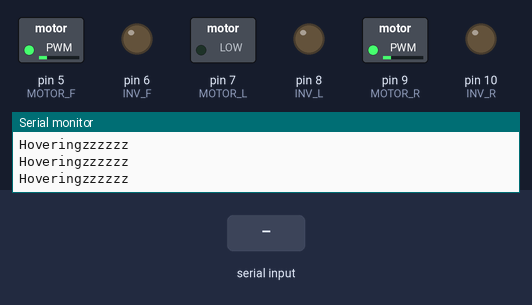
A sketch run on a simulated Arduino Uno, built with avr-gcc and run on an emulated ATmega328P. Parts: switched loads named in the sketch (green lamp = pin HIGH), output pins drawn as LEDs (lit = HIGH), the last lines printed to the serial monitor. The test bench sets the inputs (shaded band).

Above: at 1.2 s.
1.3 s: "30,150\n" received over Serial
At 1.52 s:
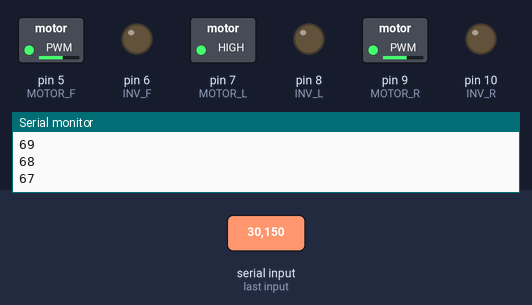
3.2 s: byte 1 (1) received over Serial
At 4.4 s:
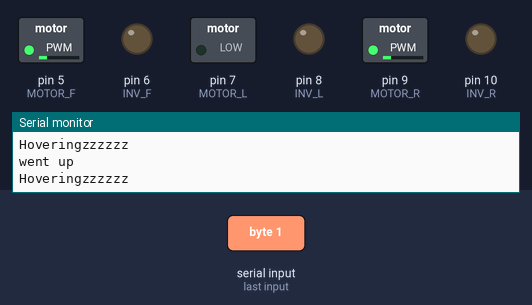
4.7 s: "2\n" received over Serial
At 5.4 s:
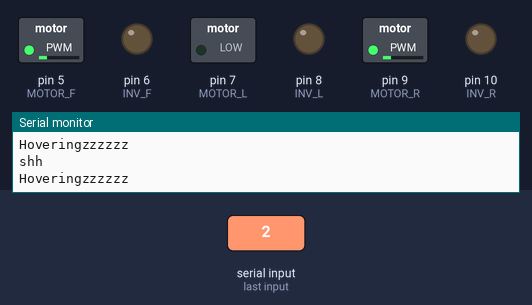
6.2 s: "4\n" received over Serial
At 7.4 s:
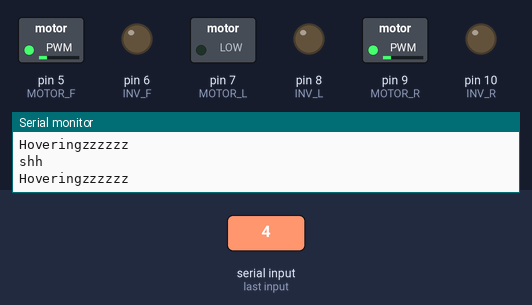
7.7 s: byte 2 (2) received over Serial
At 9.2 s:
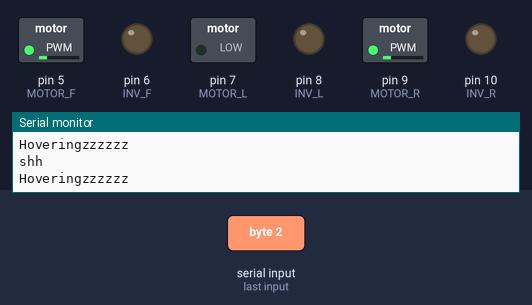
10.7 s: byte 3 (3) received over Serial
At 11.4 s:
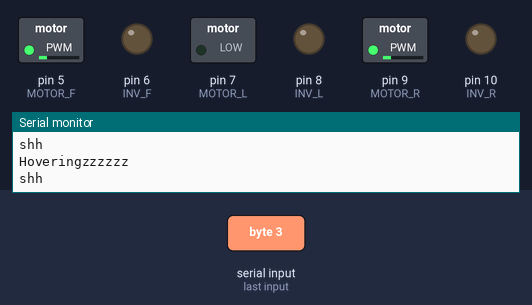
Timing chart, 0 to 13.7 s (numbered marks = the images above; inputs shaded):
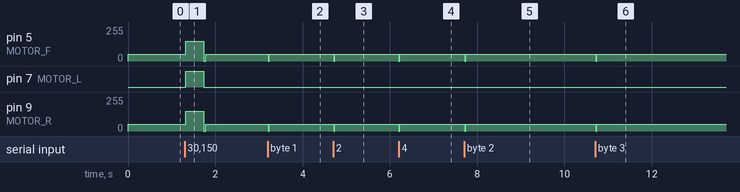

Measured:
- after the input at 1.3 s, pin 5 (MOTOR_F): 50/255 → 150/255 at once, → 50/255 0.42 s later; pin 7 (MOTOR_L): LOW → HIGH at once, → LOW 0.41 s later; pin 9 (MOTOR_R): 50/255 → 150/255 at once, → 50/255 0.41 s later
- after the input at 3.2 s, pin 5 (MOTOR_F), pin 9 (MOTOR_R): 50/255 → 0/255 at once, → 50/255 0.03 s later
- after the input at 4.7 s, pin 5 (MOTOR_F), pin 9 (MOTOR_R): 50/255 → 0/255 at once, → 50/255 0.02 s later
- after the input at 6.2 s, pin 5 (MOTOR_F), pin 9 (MOTOR_R): 50/255 → 0/255 at once, → 50/255 0.02 s later
- after the input at 7.7 s, pin 5 (MOTOR_F), pin 9 (MOTOR_R): 50/255 → 0/255 at once, → 50/255 0.02 s later
- after the input at 10.7 s, pin 5 (MOTOR_F), pin 9 (MOTOR_R): 50/255 → 0/255 at once, → 50/255 0.02 s later

The sketch:

final_code.ino
```cpp
#define MOTOR_F 5
#define MOTOR_L 7
#define MOTOR_R 9

#define INV_F 6
#define INV_L 8
#define INV_R 10

int n;
int test;

void setup() {
  Serial.begin(9600);
  pinMode(MOTOR_F, OUTPUT);
  pinMode(INV_F, OUTPUT);

  pinMode(MOTOR_L, OUTPUT);
  pinMode(INV_L, OUTPUT);

  pinMode(MOTOR_R, OUTPUT);
  pinMode(INV_R, OUTPUT);
}

void loop() {
  //values of n for action:
  //1 - goUp
  //2 - goLeft
  //3 - goRight
  //4 - goFront
  //5 - goBack
  //6 - goAround
  //7 - goDown
  //8 or else - goOff
  if (Serial.available()) {
    n = Serial.read() - '0';

    if (n == 1) {
      int up_counter = 100;
      while(up_counter > 0) {
        up_counter = goUp(up_counter);
      }
      test = n;
    } else if (n == 2) {
      int left_counter = 100;
      while(left_counter > 0) {
        left_counter = goLeft(left_counter);
      }
      test = n;
    } else if (n == 3) {
      int right_counter = 100;
      while(right_counter > 0) {
        right_counter = goRight(right_counter);
      }
    } else if (n == 4) {
      int front_counter = 100;
      while(front_counter > 0) {
        front_counter = goFront(front_counter);
      }
    } else if (n == 5) {
      int back_counter = 100;
      while(back_counter > 0) {
        back_counter = goBack(back_counter);
      }
    } else if (n == 6) {
      int front_counter = 100;
      while(front_counter > 0) {
        front_counter = goFront(front_counter);
      }

      int left_counter = 100;
      while(left_counter > 0) {
        left_counter = goLeft(left_counter);
      }

      int back_counter = 100;
      while(back_counter > 0) {
        back_counter = goBack(back_counter);
      }

      int right_counter = 100;
      while(right_counter > 0) {
        right_counter = goRight(right_counter);
      }
    } else if (n == 7) {
      int down_counter = 100;
      while(down_counter > 0) {
        down_counter = goDown(down_counter);
      }
    } else {
      analogWrite(MOTOR_F, 0);
      digitalWrite(INV_F, LOW);

      analogWrite(MOTOR_L, 0);
      digitalWrite(INV_L, LOW);

      analogWrite(MOTOR_R, 0);
      digitalWrite(INV_R, LOW);
    }
  } else {
    Serial.println("Hoveringzzzzzz");
    analogWrite(MOTOR_F, 50);
    digitalWrite(INV_F, LOW);

    analogWrite(MOTOR_L, 50);
    digitalWrite(INV_L, LOW);

    analogWrite(MOTOR_R, 50);
    digitalWrite(INV_R, LOW);
  }
  if (test == 1) {
    Serial.println("went up");
  } else if (test == 2) {
    Serial.println("shh");
  }

}

int goOff(int x) {
  analogWrite(MOTOR_F, 0);
  digitalWrite(INV_F, LOW);

  analogWrite(MOTOR_L, 0);
  digitalWrite(INV_L, LOW);

  analogWrite(MOTOR_R, 0);
  digitalWrite(INV_R, LOW);

  return (x - 1);
}

int goDown(int x) {
  analogWrite(MOTOR_F, 20);
  digitalWrite(INV_F, LOW);

  analogWrite(MOTOR_L, 20);
  digitalWrite(INV_L, LOW);

  analogWrite(MOTOR_R, 20);
  digitalWrite(INV_R, LOW);

  return (x - 1);
}

int goUp(int x) {
  Serial.println(x);
  analogWrite(MOTOR_F, 150);
  digitalWrite(INV_F, LOW);

  analogWrite(MOTOR_L, 150);
  digitalWrite(INV_L, LOW);

  analogWrite(MOTOR_R, 150);
  digitalWrite(INV_R, LOW);

  return (x - 1);
}

int goLeft(int x) {
  analogWrite(MOTOR_F, 100);
  digitalWrite(INV_F, LOW);

  analogWrite(MOTOR_L, 50);
  digitalWrite(INV_L, LOW);

  analogWrite(MOTOR_R, 100);
  digitalWrite(INV_R, LOW);

  return (x - 1);
}

int goRight(int x) {
  analogWrite(MOTOR_F, 100);
  digitalWrite(INV_F, LOW);

  analogWrite(MOTOR_L, 100);
  digitalWrite(INV_L, LOW);

  analogWrite(MOTOR_R, 50);
  digitalWrite(INV_R, LOW);

  return (x - 1);
}

int goFront(int x) {
  analogWrite(MOTOR_F, 50);
  digitalWrite(INV_F, LOW);

  analogWrite(MOTOR_L, 100);
  digitalWrite(INV_L, LOW);

  analogWrite(MOTOR_R, 100);
  digitalWrite(INV_R, LOW);

  return (x - 1);
}

int goBack(int x) {
  analogWrite(MOTOR_F, 150);
  digitalWrite(INV_F, LOW);

  analogWrite(MOTOR_L, 100);
  digitalWrite(INV_L, LOW);

  analogWrite(MOTOR_R, 100);
  digitalWrite(INV_R, LOW);

  return (x - 1);
}

//
//const int ledPin = 13;
//int n;
//void setup() {
//  // put your setup code here, to run once:
//  pinMode(ledPin, OUTPUT);
//  Serial.begin(9600);
//  n = 7;
//}
//
//void loop() {
//  // put your main code here, to run repeatedly:
//  if (Serial.available()){
//    n = Serial.read() - '0';
//  }
//  x = 100;
//  while(x > 0) {
//    x = makeCircle(x);
//
//  }
//  digitalWrite(ledPin, HIGH);
//  delay(n*100);
//  digitalWrite(ledPin, LOW);
//  delay(n*100);
//}
//
//int goUp(int x) {
//  pinMode(MOTOR_PIN, OUTPUT);
//  x = x - 1;
//}


//
//#define MOTOR_PIN 7
//#define INV_PIN 4
//int sig = 0;
//
//void setup() {
//  // put your setup code here, to run once:
//pinMode(MOTOR_PIN, OUTPUT);
//pinMode(INV_PIN, OUTPUT);
//}
//
//void loop() {
//  // put your main code here, to run repeatedly:
//  analogWrite(MOTOR_PIN, sig);
//  analogWrite(INV_PIN, !sig);
//}


//char dataString[50] = {0};
//int a = 0;
//
//void setup() {
//  // put your setup code here, to run once:
//  Serial.begin(9600);
//}
//
//void loop() {
//  // put your main code here, to run repeatedly:
//  a++;
//  sprintf(dataString, "%02X", a);
//  Serial.println(dataString);
//  delay(1000);
//}
```
